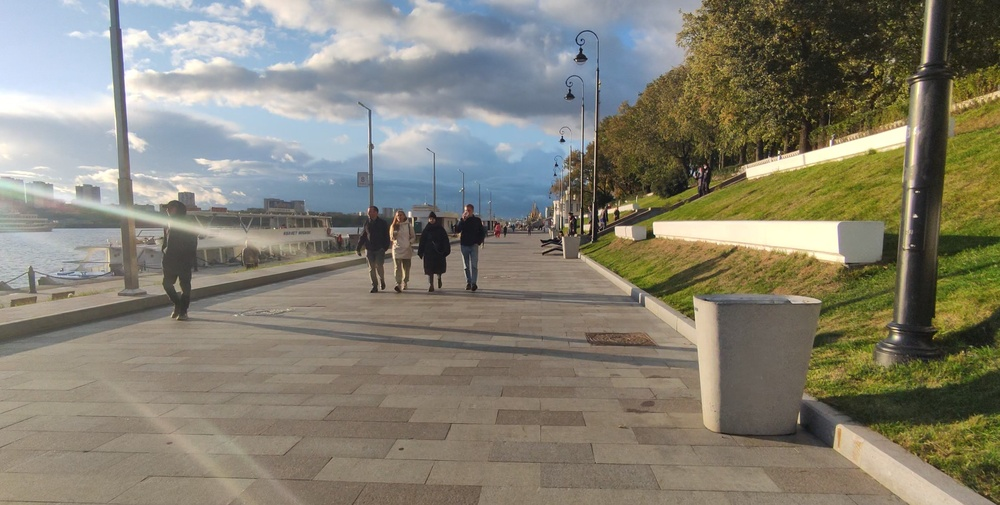
#> input picture test.jpg, 1000 x 505 px, shrunk from 2539 x 1283 before the run
$ python test.py
#> lines starting #> are read from the running program, lines starting #| are printed output that depends on the picture; after the words box and inside, x2 and y2 are one past the last pixel; in counts of white or black regions, pixels touching at a corner belong together
import cv2

# чтобы визуализировать эффект CHAIN_APPROX_SIMPLE, нам нужно правильное изображение
image1 = cv2.imread('../test.jpg')
#> image1 is the input picture: shape (505, 1000, 3); mean B, G, R 114.9, 129.1, 132.7
img_gray1 = cv2.cvtColor(image1, cv2.COLOR_BGR2GRAY)
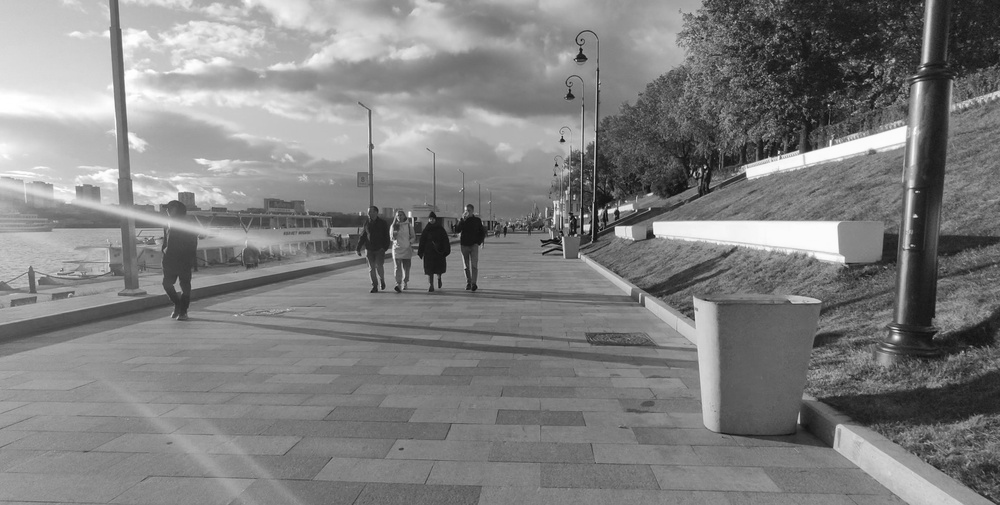
#> img_gray1: shape (505, 1000); min 9, max 255, mean 128.6

ret, thresh1 = cv2.threshold(img_gray1, 150, 255, cv2.THRESH_BINARY)
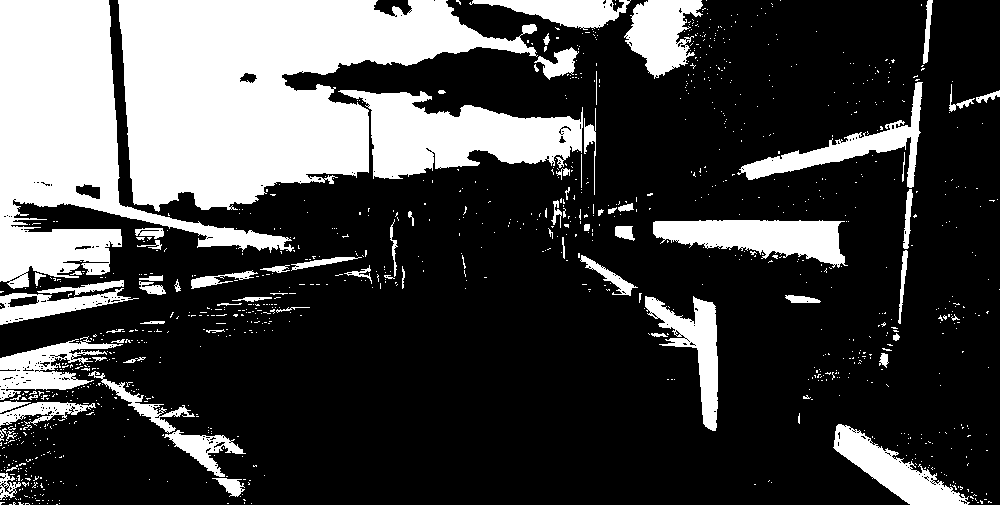
#> thresh1: shape (505, 1000); 27% white; 1078 white regions (998 under 20 px)
contours2, hierarchy2 = cv2.findContours(thresh1, cv2.RETR_TREE,
                                         cv2.CHAIN_APPROX_SIMPLE)
#> contours2 = 1485 contours, 1418 with area under 20; largest, box (x1, y1, x2, y2) and area: (118, 0, 538, 212) 50054, (0, 0, 294, 289) 30834, (338, 90, 583, 179) 11574, (653, 220, 848, 268) 5314, (833, 424, 970, 505) 3881
image_copy2 = image1.copy()
cv2.drawContours(image_copy2, contours2, -1, (0, 255, 0), 2, cv2.LINE_AA)
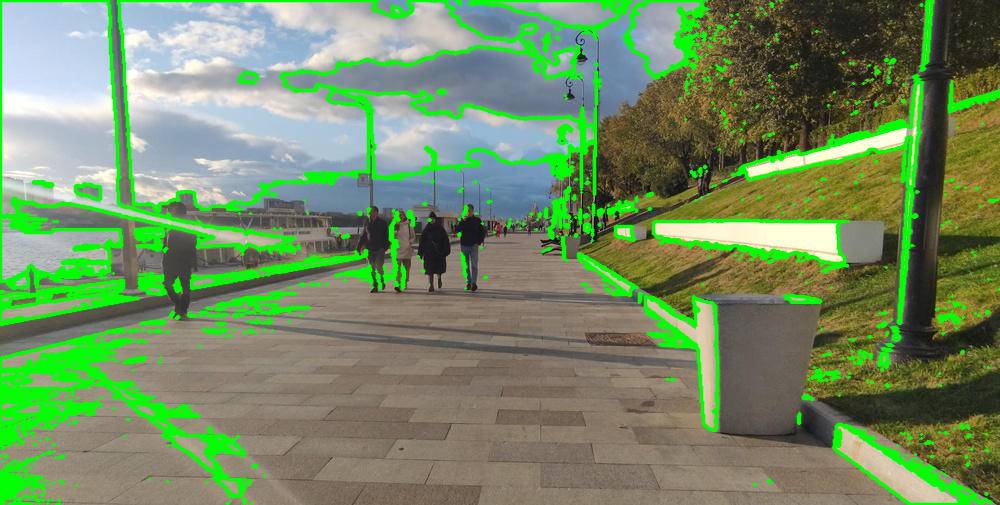
#> image_copy2: shape (505, 1000, 3); 15.61% of pixels changed, all inside (x1, y1, x2, y2) = (0, 0, 1000, 505)
cv2.imshow('SIMPLE Approximation contours', image_copy2)
cv2.waitKey(0)
image_copy3 = image1.copy()
for i, contour in enumerate(contours2):
    for j, contour_point in enumerate(contour):
        cv2.circle(image_copy3, ((contour_point[0][0], contour_point[0][1])), 2, (0, 255, 0), 2, cv2.LINE_AA)
#> this loop made 1485 passes
#> contour on passes 1 to 3: [[56, 504], [57, 504]], [[9, 504], [11, 504]], [[251, 503]]
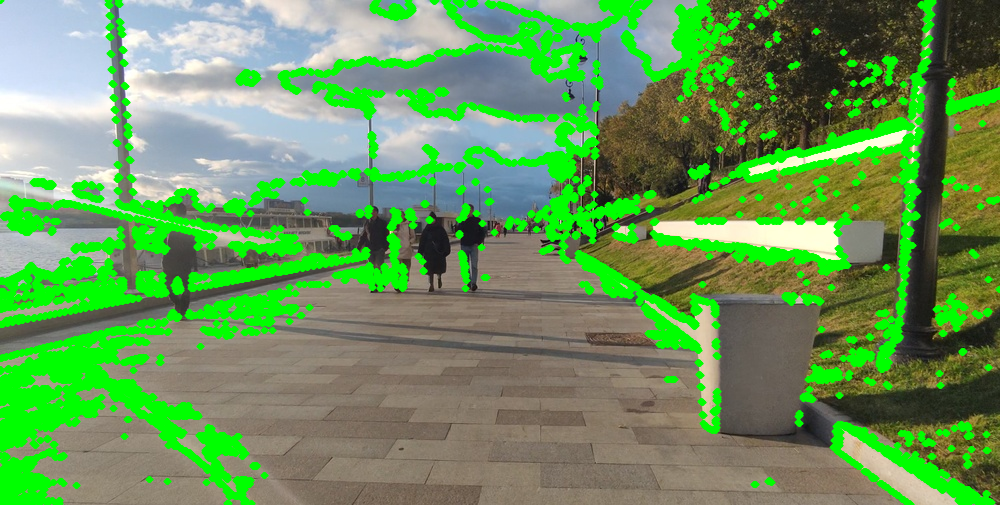
#> image_copy3: shape (505, 1000, 3); mean B, G, R 91.3, 150.5, 104.8
cv2.imshow('CHAIN_APPROX_SIMPLE Point only', image_copy3)
cv2.waitKey(0)
cv2.imwrite('../contour_point_simple.jpg', image_copy3)
cv2.destroyAllWindows()
